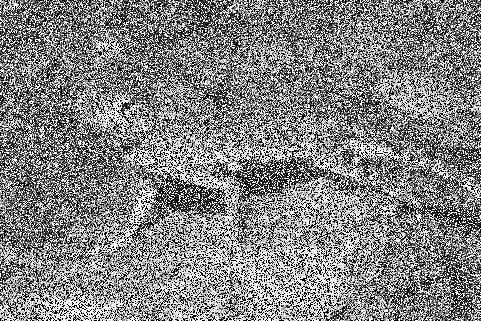
#> input picture lizard_noisy.png, 481 x 321 px
$ python FilterMedian.py
#> lines starting #> are read from the running program, lines starting #| are printed output that depends on the picture
import numpy
from PIL import Image


def median(image, size):
    MatrixPxil = []
    index = size // 2
    matrixImage_final = []
    matrixImage_final = numpy.zeros((len(image),len(image[0])))

    for i in range(len(image)):

        for j in range(len(image[0])):

            for y in range(size):
                if i + y - index < 0 or i + y - index > len(image) - 1:
                        MatrixPxil.append(0)
                else:
                    if j + y - index < 0 or j + index > len(image[0]) - 1:
                        MatrixPxil.append(0)
                    else:
                        for x in range(size):
                            MatrixPxil.append(image[i + y - index][j + x - index])

            MatrixPxil.sort()
            matrixImage_final[i][j] = MatrixPxil[len(MatrixPxil) // 2]
            MatrixPxil = []
    return matrixImage_final


def main():
    img = Image.open("lizard_noisy.png")
#> img is the input picture: PIL image 481x321 L; min 0, max 255, mean 131.6
    Matrix = numpy.array(img)
    resulte = median(Matrix , 3)
#> in median, `matrixImage_final = numpy.zeros((len(image),len(image[0])))`: matrixImage_final: shape (321, 481) float64; every value is 0
#> after the loop in median, `for i in range(len(image)):`:
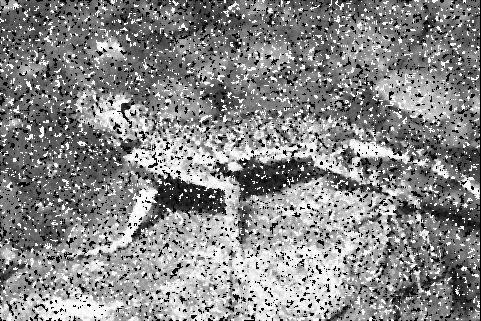
#> matrixImage_final: shape (321, 481) float64; min 0, max 255, mean 135.3
    img1 = Image.fromarray(resulte)
    img1.show()
    Matrix1 = numpy.array(img1)
    resulte1 = median(Matrix1, 5)
#> call 2 of median, with size = 5
#> after the loop in median (call 2), `for i in range(len(image)):`:
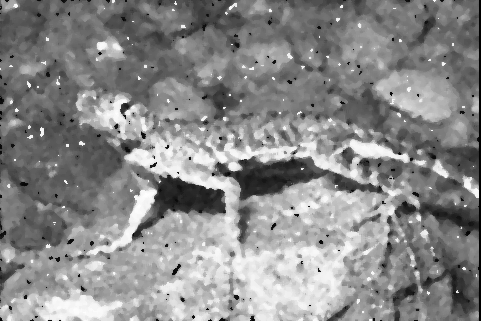
#> matrixImage_final: shape (321, 481) float64; min 0, max 255, mean 137.1
    img2 = Image.fromarray(resulte1)
    img2.show()
    Matrix2 = numpy.array(img2)
    resulte2= median(Matrix2, 8)
#> call 3 of median, with size = 8
#> after the loop in median (call 3), `for i in range(len(image)):`:
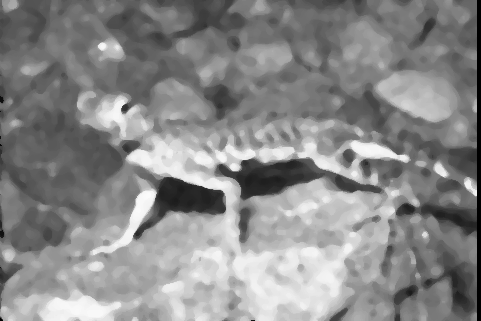
#> matrixImage_final: shape (321, 481) float64; min 0, max 251, mean 137
    img3 = Image.fromarray(resulte2)
    img3.show()

main()
